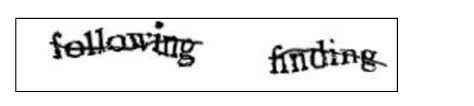
#> input picture Zad1/captcha/picture1.jpg, 474 x 106 px
$ python -i prepare_image.py   (imports and definitions only)
#> lines starting #> are read from the running program, lines starting #| are printed output that depends on the picture; after the words box and inside, x2 and y2 are one past the last pixel; in counts of white or black regions, pixels touching at a corner belong together
### Zad1/functions/read_image.py
import cv2


def read_image(path: str):
#> called with path = '../captcha/picture1.jpg'
    return cv2.imread(path)
#> returned value is the input picture: shape (106, 474, 3); min 0, max 255, mean 234.3

### Zad1/functions/prepare_image.py
import cv2
from functions.read_image import read_image


def prepare_image(path: str):
    img = cv2.cvtColor(read_image(path), cv2.COLOR_BGR2GRAY)
    return cv2.adaptiveThreshold(
        cv2.bilateralFilter(img, 9, 75, 75),
        255,
        cv2.ADAPTIVE_THRESH_GAUSSIAN_C,
        cv2.THRESH_BINARY,
        31,
        2,
    )
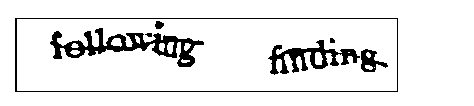
#> returned value: shape (106, 474); 91.1% white; 7 black regions, largest, box (x1, y1, x2, y2) and area: (50, 28, 204, 67) 1926, (268, 40, 360, 75) 1158, (15, 18, 398, 92) 982

>>> result = prepare_image('../captcha/picture1.jpg')
